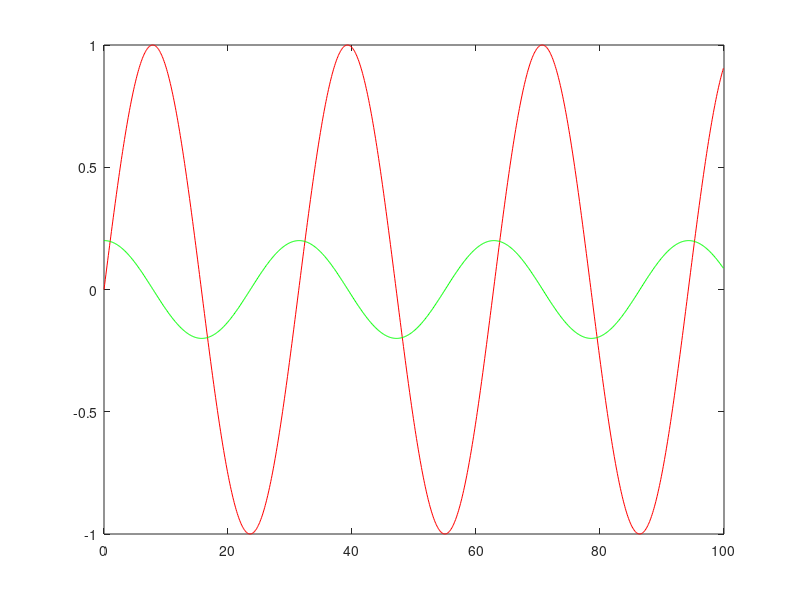

Recreate this plot in MATLAB. (Note: this script raises an error after producing the figure.)
clc
clear
% time parameters
l=100;
h=0.1;
ti=0;
S = zeros(3,(l-ti)/h)+1;

%generate motion model over time horizon
for kk = 1:(l-ti)/h  
%time and z position 
    t = (kk-1)*h;
    z = sin(0.2*t);
    zpre = sin(0.2*(t-h));
    
    %velocity (analytic solution)
    v = (z-zpre)/h;

    
    S(kk,1) = t;
    S(kk,2) = z;
    S(kk,3) = v;
end

figure
plot(S(:,1),S(:,2),'r',S(:,1),S(:,3),'g')
legend ('position', 'velocity')

